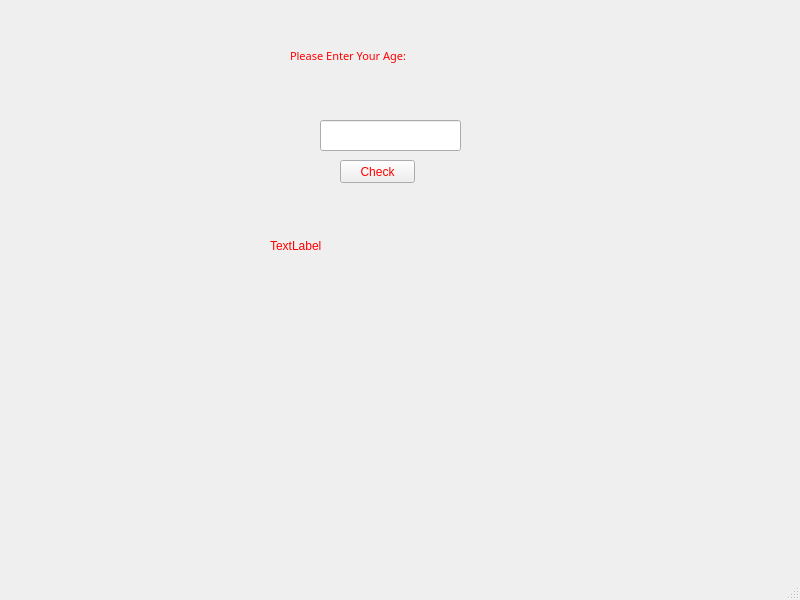
<?xml version="1.0" encoding="UTF-8"?>
<ui version="4.0">
 <class>MainWindow</class>
 <widget class="QMainWindow" name="MainWindow">
  <property name="geometry">
   <rect>
    <x>0</x>
    <y>0</y>
    <width>800</width>
    <height>600</height>
   </rect>
  </property>
  <property name="windowTitle">
   <string>MainWindow</string>
  </property>
  <property name="styleSheet">
   <string notr="true">font: 8pt &quot;Nort Mono&quot;;
color: red;

</string>
  </property>
  <widget class="QWidget" name="centralwidget">
   <widget class="QLineEdit" name="UI_Age">
    <property name="geometry">
     <rect>
      <x>320</x>
      <y>120</y>
      <width>141</width>
      <height>31</height>
     </rect>
    </property>
   </widget>
   <widget class="QLabel" name="label">
    <property name="geometry">
     <rect>
      <x>290</x>
      <y>10</y>
      <width>261</width>
      <height>91</height>
     </rect>
    </property>
    <property name="font">
     <font>
      <family>Nort Mono</family>
      <pointsize>8</pointsize>
      <weight>50</weight>
      <italic>false</italic>
      <bold>false</bold>
     </font>
    </property>
    <property name="styleSheet">
     <string notr="true">color = rgb(255, 7, 7)</string>
    </property>
    <property name="text">
     <string>Please Enter Your Age:</string>
    </property>
   </widget>
   <widget class="QPushButton" name="UI_Cal">
    <property name="geometry">
     <rect>
      <x>340</x>
      <y>160</y>
      <width>75</width>
      <height>23</height>
     </rect>
    </property>
    <property name="text">
     <string>Check</string>
    </property>
   </widget>
   <widget class="QLabel" name="UI_Out">
    <property name="geometry">
     <rect>
      <x>270</x>
      <y>200</y>
      <width>261</width>
      <height>91</height>
     </rect>
    </property>
    <property name="text">
     <string>TextLabel</string>
    </property>
   </widget>
  </widget>
  <widget class="QMenuBar" name="menubar">
   <property name="geometry">
    <rect>
     <x>0</x>
     <y>0</y>
     <width>800</width>
     <height>19</height>
    </rect>
   </property>
  </widget>
  <widget class="QStatusBar" name="statusbar"/>
 </widget>
 <resources/>
 <connections/>
</ui>
